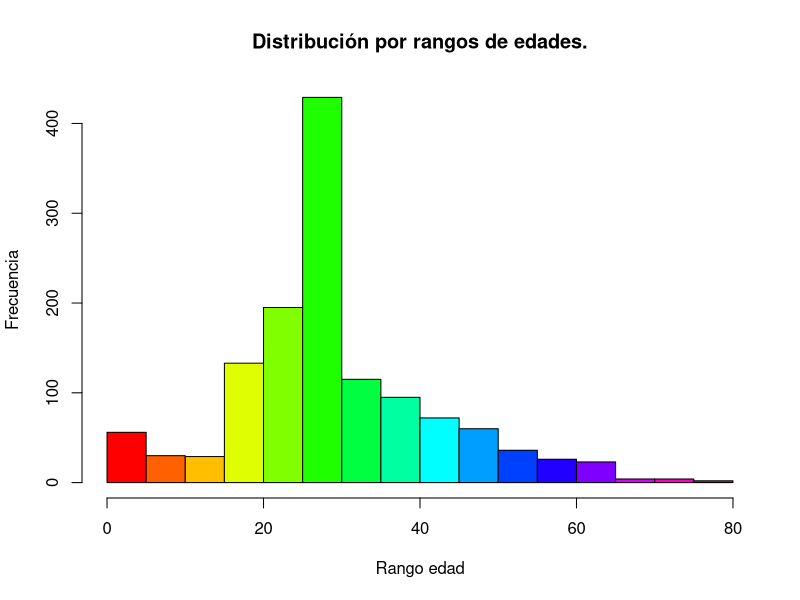
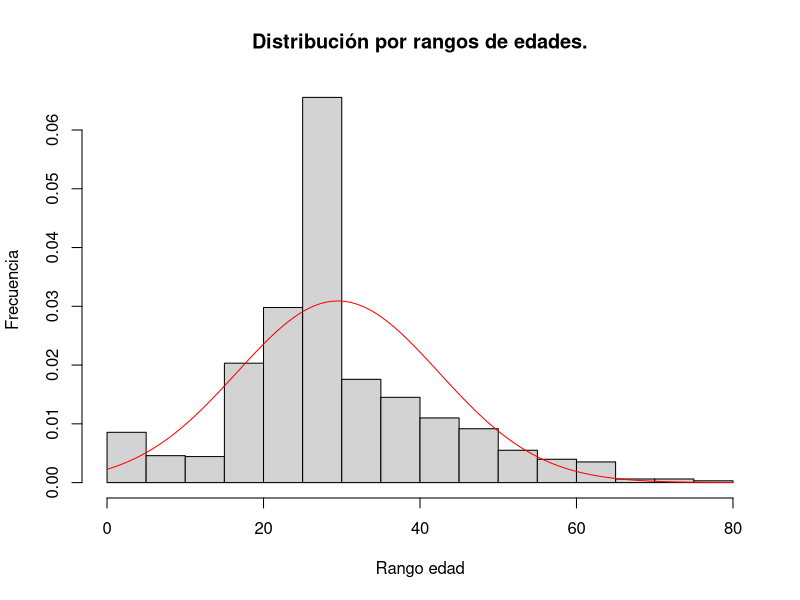
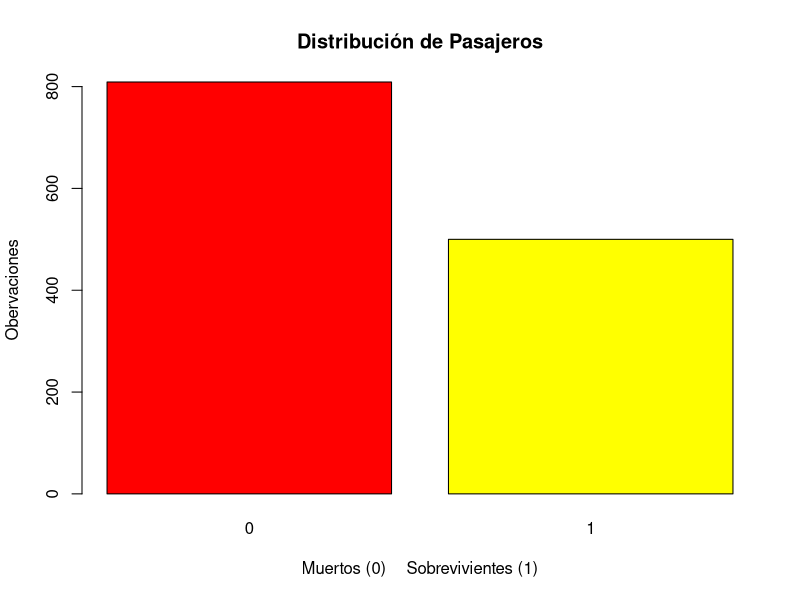
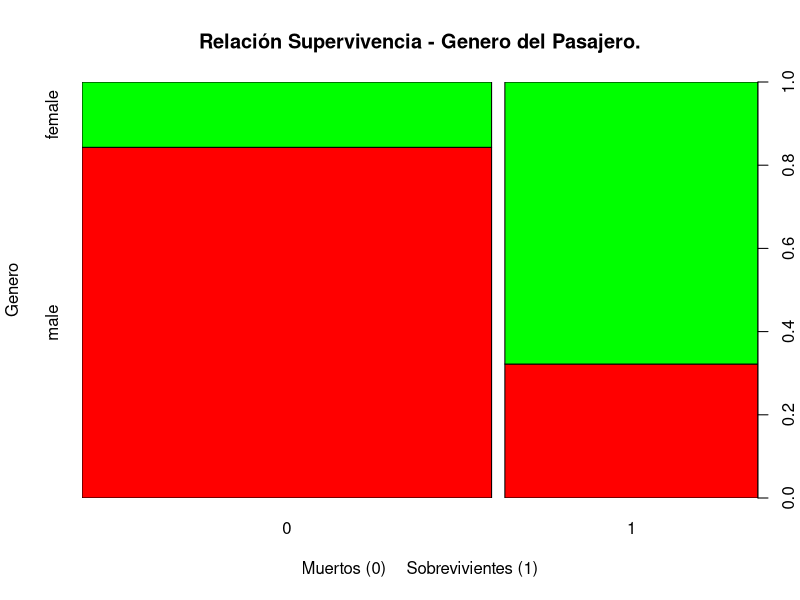
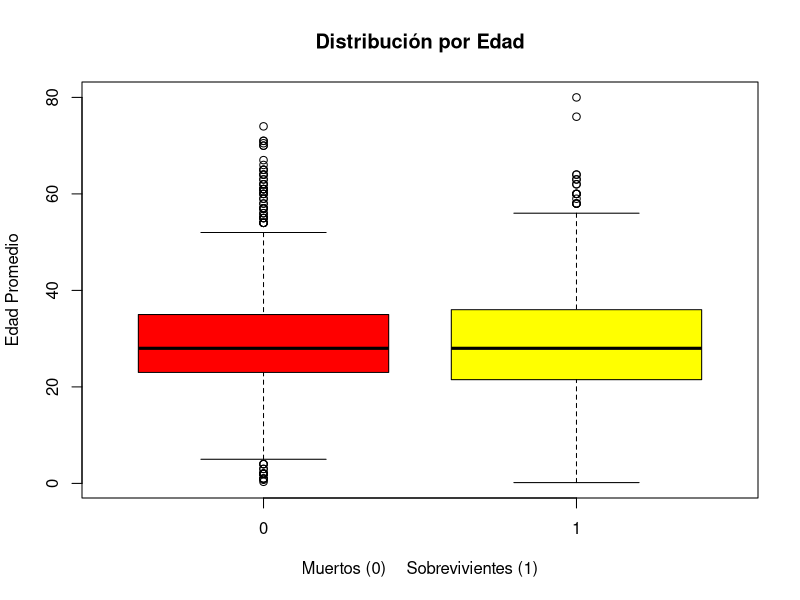
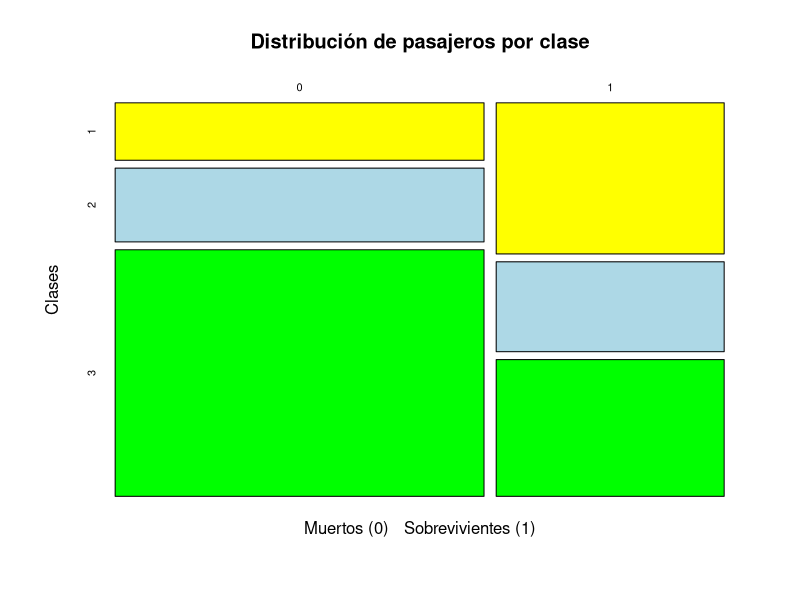
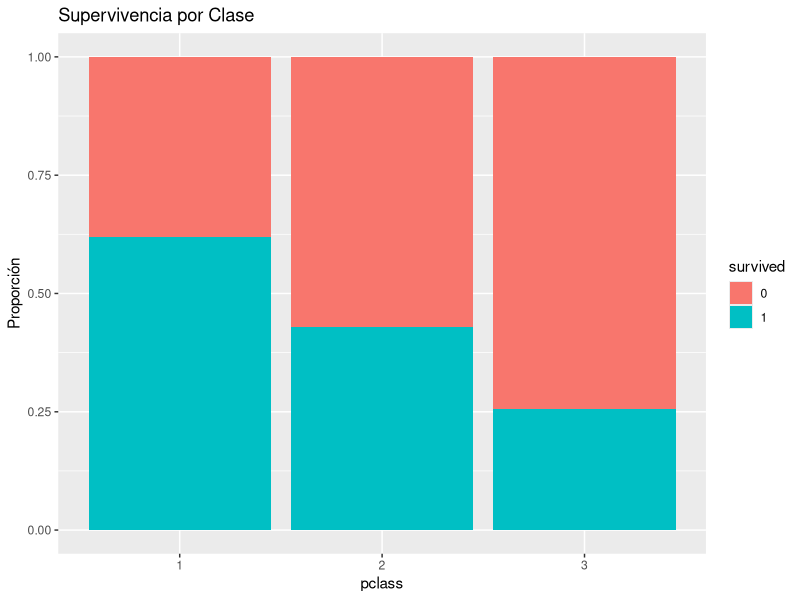

Write R code to recreate these figures, in order. (Note: this script raises an error after producing the figures.)
## ---- chunk 1
knitr::opts_chunk$set(echo = TRUE)
## ---- chunk 2
library('readxl')
library('ggplot2')
library('caTools')
## ---- chunk 3
# Concatena la ruta actual del proyecto R con la carpeta de datos locales
ruta = paste0(getwd() , '/data')

# establece ruta de los datos
setwd(ruta)

# carga de datos desde el archivo fuente
dat.Originales <- read_excel('titanic3.xlsx', sheet = 1, col_names = TRUE)

# elimina los datos no significativos para estudios.
datos <- dat.Originales[c(1,2,4:7,11)]

# exploración rápida de los datos
head(datos, n=30)

# asigna a los campos faltantes un valor de cero,
# cualquiera de las siguientes 3 instrucciones hacen lo mismo
datos$age[is.na(datos$age)] <- median(datos$age, na.rm = TRUE)
datos[is.na(datos["age"]), "age"] <- median(datos$age, na.rm = TRUE)
datos[is.na(datos[, 4]), 4] <- median(datos$age, na.rm = TRUE)

# crea el intervalo de años para definir la clasificación de la observacion por rangos de edad
niveles <- c(-Inf, 15, 25, 35, 45, 55, 65, 75, Inf)

# crea las etiquetas para la clasificacion de edad por rangos
etiquetas <- c("0 - 15","16 - 25", "26 - 35", "36 - 45", "46 - 55", '56 - 65', '66 - 75', '76 - 85')

# crea una nueva columna llamada Fac_Edad, basada en el campo age, aplicando los 
# niveles y asignando las etiquetas.
datos$Fac_Edad = cut(datos$age, niveles, etiquetas)

# crea los factores sobre las variables de las observaciones
datos$pclass   <- factor(datos$pclass)
datos$survived <- factor(datos$survived)
datos$sex      <- factor(datos$sex)
datos$embarked <- factor(datos$embarked)
datos$Fac_Edad <- factor(datos$Fac_Edad)

# imprime como tabla la estructura del set de datos
table(str(datos));
## ---- chunk 4
# calculando la media de la edad
media <- mean(datos$age, na.rm = TRUE)

# calculando la mediana de la edad
mediana <- median(datos$age, na.rm = TRUE)

# calculando la varianza
varianza = var(datos$age, na.rm = TRUE)

# calculando la desviación estandar
desviacion <- sd(datos$age, na.rm = TRUE)

# calcualando los cuartiles
cuartil <- IQR(datos$age, na.rm = TRUE)

# imprimiendo valores
cat('La edad promedio es........: ' , media , '\n')
cat('La edad mas reperitda es...: ' , mediana, '\n')
cat('La varianza de la edad es..: ' , varianza, '\n')
cat('La desviación estandar es..: ' , desviacion, '\n')
cat('El valor del cuartil es....: ' , cuartil, '\n')

## ---- chunk 5
# usando histogramas para representar la distribución de un variable numérica
table(datos$Fac_Edad)
hist(x = datos$age, 
     main = "Distribución por rangos de edades.", 
     xlab = 'Rango edad', 
     ylab = 'Frecuencia', 
     col = rainbow(16))


hist(x = datos$age, 
     main = "Distribución por rangos de edades.", 
     xlab = 'Rango edad', 
     ylab = 'Frecuencia',
     freq = FALSE)
curve(dnorm(x,mean = mean(datos$age),sd=sd(datos$age)), add=TRUE, col='red')

## ---- chunk 6
table(datos$survived)
barplot(table(datos$survived), main = "Distribución de Pasajeros",
        ylab = 'Obervaciones',xlab = 'Muertos (0)    Sobrevivientes (1)',
        col = c('red','yellow'))
## ---- chunk 7
plot(x= datos$survived, y = datos$sex,  
     main = "Relación Supervivencia - Genero del Pasajero.", 
     xlab = 'Muertos (0)    Sobrevivientes (1)', 
     ylab = 'Genero', col = rainbow(3))

## ---- chunk 8
boxplot(datos$age ~ datos$survived,
        main = 'Distribución por Edad',
        xlab = 'Muertos (0)    Sobrevivientes (1)',
        ylab = 'Edad Promedio',
        col = c('red','yellow'))
## ---- chunk 9
mosaicplot(~datos$survived + datos$pclass,
           main = 'Distribución de pasajeros por clase',
           xlab = 'Muertos (0)   Sobrevivientes (1)',
           ylab = 'Clases',
           col = c('yellow','lightblue', 'green'))

## ---- chunk 10
ggplot(datos, aes(x = pclass, fill = survived)) + 
  geom_bar(position = "fill") +
  labs(y = "Proporción", title = "Supervivencia por Clase")
## ---- chunk 11
# genera aleatoriedad en la selección de datos
set.seed(1024)

# genera los segmentos de entrenamiento y prueba sobre los datos titanic
splt <- sample.split(datos$survived, SplitRatio = 0.7)

datatrain <- datos[splt,]
datatest  <- datos[!splt,]


# Genera una tabla para demostrar la relación existente entre los datos de entrenamiento del 70% y 
# los datos de prueba del 30% con respecto a la variable de proyección

# Imprime las dimensiones o longitudes de ambos datasets
dim(datatrain)
dim(datatest)

# Imprime la proporción de la variable objetivo para el dataset de entrenamiento
prop.table(table(datatrain$survived))

# Imprime la proporción de la variable objetivo para el dataset de entrenamiento
prop.table(table(datatest$survived))


# Creación del modelo de regresión logística, se usa con variables categóricas y
# no valores numéricos continuos
modelo <- glm(survived ~  pclass + sex +  age , 
                 family = 'binomial',
                 data = datatrain)

#Imprime resumen
summary(modelo)

# Usando el modelo genera variable con nivel de probabilidad
datatest$posiMorir <- predict(modelo, newdata = datatest, type = 'response')

# modelo ingenuo predice el valor más probable
# la mayor parte de las observaciones arrojan valor 0 o sea existe mayor probabilidad de morir
table(datatest$survived)
mdlPred <- rep(0,nrow(datatest))

# resultado del modelo ingenuo o de regresión logistica, para calcular el nivel de sensibilidad, especificidad y exactitud
cat('Distribución de observaciones, aplicando el modelo ingenuo\n');
table(datatest$survived, mdlPred)
cat('\n\n')

# imprime la matriz de confusion
cat('Matriz de confusión\n')
table(datatest$survived,datatest$posiMorir >= 0.5)

# crea la matriz de confusion en variable local
#mc <- matrix(table(datatest$survived,datatest$posiMorir >= 0.5),nrow = 2)
mc <- table(Real = datatest$survived, Predicho = datatest$posiMorir >= 0.5)
print(mc)

# calcula la presicion global del proyecto
cat('\n\n');
cat('Presición Gobal\t\t\tValor\t\t%\n')

pg_sumdg <- (mc[1,1]+mc[2,2])
pg_porce <- (100/nrow(datatest))*pg_sumdg

cat('Observaciones\t\t\t',nrow(datatest),'\t\t',100,'\n')
cat('Suma diagonales\t\t\t',pg_sumdg,'\t\t',pg_porce)


# calcula la presicion positiva del si
cat('\n\n');
cat('Presición Positiva del Sí\tValor\t\t%\n')

ps_totalsi <- (mc[2,1]+mc[2,2])
ps_solosi  <- mc[2,2]
ps_nocsi   <- mc[2,1]
ps_factor  <- 100/ps_totalsi

cat('Observaciones\t\t\t',ps_totalsi,'\t\t',100,'\n')
cat('Si esperando un si\t\t',ps_solosi,'\t\t',(ps_factor*ps_solosi),'\n')
cat('No esperando un si\t\t',ps_nocsi,'\t\t',(ps_factor*ps_nocsi),'\n')


# calcula la presicion negativa del no
cat('\n\n');
cat('Presición Negativa del No\tValor\t\t%\n')

pn_totalno <- (mc[1,1]+mc[1,2])
pn_solono  <- mc[1,1]
pn_sicno   <- mc[1,2]
pn_factor  <- 100/pn_totalno

cat('Observaciones\t\t\t',pn_totalno,'\t\t',100,'\n')
cat('No esperando un no\t\t',pn_solono,'\t\t',(pn_factor*pn_solono),'\n')
cat('Si esperando un no\t\t',pn_sicno,'\t\t',(pn_factor*pn_sicno),'\n')

# calcula el error de clasificación
error_clasificacion <- mean(predicho != real)
cat("El error del modelo es de:", error_clasificacion * 100, "%\n")

## ---- chunk 12
library(caret)

real <- as.factor(datatest$survived)
predicho <- as.factor(ifelse(datatest$posiMorir >= 0.5, 1, 0))

confusionMatrix(predicho, real)
## ---- chunk 13
# transforma la matriz de confusión a un dataframe
df_mc <- as.data.frame(as.table(mc))
colnames(df_mc) <- c("Real", "Predicho", "Frecuencia")

# define las etiquetas que mostrara la gráfica
df_mc$Real <- ifelse(df_mc$Real == 0, "Murió (Real)", "Sobrevivió (Real)")
df_mc$Predicho <- ifelse(df_mc$Predicho == FALSE, "Murió (Pred)", "Sobrevivió (Pred)")

# crea la gráfica
ggplot(df_mc, aes(x = Predicho, y = Real, fill = Frecuencia)) +
  geom_tile(color = "white") +
  geom_text(aes(label = Frecuencia), vjust = 1, size = 8, color = "white") +
  scale_fill_gradient(low = "#5D6D7E", high = "#2ECC71") +
  labs(title = "Matriz de Confusión: Aciertos vs Errores",
       subtitle = "Basado en el modelo GLM - Titanic",
       x = "Predicción del Modelo",
       y = "Realidad Histórica") +
  theme_minimal()
